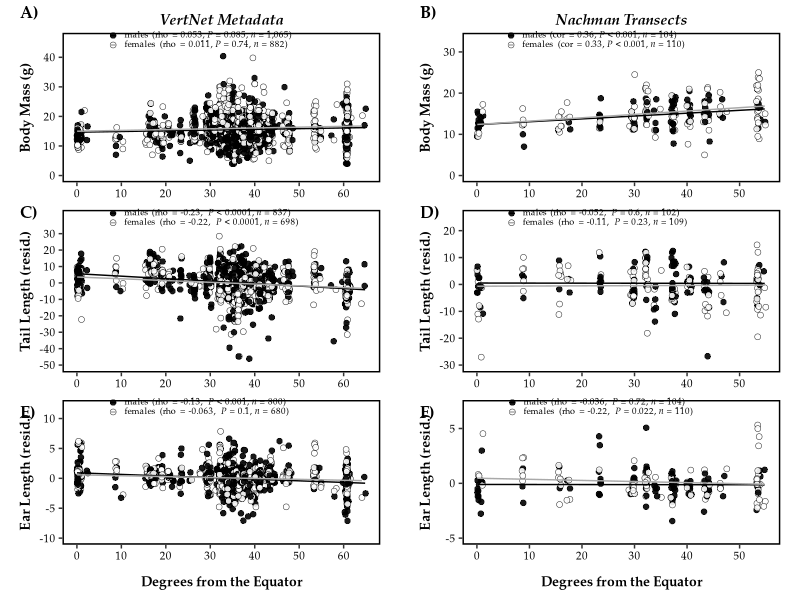

Write R code to recreate this figure. (Note: this script raises an error after producing the figure.)
#!/usr/bin/env Rscript --vanilla

##############################################################
# Author: Mallory A. Ballinger
# Script first created: 23-Feb-2021
# Script last updated:  09-Apr-2021


# This script plots body mass and extremity length from wild-caught house mice
# collected across North and South America. Data are from VertNet.org and from
# the Nachman lab project dowloaded from Arctos.org.
# This script generates Figure 1 and Fig. S1 in Ballinger_et_al_2021_AmNat.


##############################################################
# Required packages
##############################################################

rm(list = ls()) # clear R's environment
library(tidyverse)
library(here)
library(cowplot)
library(ggtext)
library(glue)
library(scales)

set.seed(19910118) # so that jitter plots stay in same jittered positions
##############################################################
# Import data
##############################################################

VertNetMetadata <- read_csv(here("data/processed/VertNetMetadata_Mus_2021-03-18.csv")) %>%
  select(-1) %>%
  mutate(Sex = as.factor(Sex)) %>%
  mutate(Sex = fct_relevel(Sex, "male", "female")) # puts males before females


NachmanTransectsMetadata <- read_csv(here("data/processed/EnvAdapProj_Nachman_Arctos_transects_2021-03-15.csv")) %>%
  select(-1) %>%
  mutate(Sex = as.factor(Sex)) %>%
  mutate(Sex = fct_relevel(Sex, "male", "female")) # puts males before females


# get sample size of each column
#colSums(!is.na(VertNetMetadata))
#colSums(!is.na(NachmanTransectsMetadata))





##############################################################
# Apply filtering and calculate residuals
##############################################################

# VertNet dataset

# Based on outlier tests (see 'code/model_VertNetMetadata.R'), any tail length
# less than 20 and greater than 120 are extreme outliers
VertNet_filtered <- VertNetMetadata %>%
  mutate(Tail_Length_mm = ifelse(Tail_Length_mm < 20, NA, Tail_Length_mm),
         Tail_Length_mm = ifelse(Tail_Length_mm > 120, NA, Tail_Length_mm))

# save TL x BW residuals
residsTLBW <- lm(Tail_Length_mm ~ Body_Weight_g, data = VertNet_filtered,
                 na.action = na.exclude)
VertNet_filtered$Resids_TLBW <- resid(residsTLBW)


# Based on outlier tests (see 'code/model_VertNetMetadata.R'), any ear length
# greater than 30 is extreme outliers
VertNet_filtered_2 <- VertNetMetadata %>%
  mutate(Ear_Length_mm = ifelse(Ear_Length_mm > 30, NA, Ear_Length_mm))

# save EL x BW residuals
residsELBW <- lm(Ear_Length_mm ~ Body_Weight_g, data = VertNet_filtered_2,
                 na.action = na.exclude)
VertNet_filtered_2$Resids_ELBW <- resid(residsELBW)



# NachmanArctos dataset

# Based on outlier tests (see 'code/model_NachmanTransects.R'), any tail length
# less than 25 is an extreme outlier
NachmanTransects_filtered <- NachmanTransectsMetadata %>%
  mutate(Tail_Length_mm = ifelse(Tail_Length_mm < 25, NA, Tail_Length_mm))

# save TL x BW residuals
residsTLBW <- lm(Tail_Length_mm ~ Body_Weight_g, data = NachmanTransects_filtered,
                 na.action = na.exclude)
NachmanTransects_filtered$Resids_TLBW <- resid(residsTLBW)


# save EL x BW residuals
residsELBW <- lm(Ear_Length_mm ~ Body_Weight_g, data = NachmanTransectsMetadata,
                 na.action = na.exclude)
NachmanTransectsMetadata$Resids_ELBW <- resid(residsELBW)





##############################################################
# Get values from correlation analyses
##############################################################
# Refer to (code/model_VertNetMetadata.R) and (code/model_NachmanTransects.R)
# for model comparisons and correlation analyses

# VertNet Metadata
## Bergmann's rule
Male_Bergmann_VertNet <- VertNetMetadata %>%
  filter(Sex == "male")
Male_Bergmann_VertNet_N <- comma(length(which(!is.na(Male_Bergmann_VertNet$Body_Weight_g))))

cor.Berg.Male.VertNet <- cor.test(x = Male_Bergmann_VertNet$Absolute_Latitude,
                                  y = Male_Bergmann_VertNet$Body_Weight_g,
                                  method = 'spearman', exact = FALSE,
                                  adjust="fdr", alpha=0.5)

cor.Berg.Male.VertNet_corr <- round(as.double(cor.Berg.Male.VertNet$estimate),3)
cor.Berg.Male.VertNet_pval <- round(as.double(cor.Berg.Male.VertNet$p.value),3)


Female_Bergmann_VertNet <- VertNetMetadata %>%
  filter(Sex == "female")
Female_Bergmann_VertNet_N <- comma(length(which(!is.na(Female_Bergmann_VertNet$Body_Weight_g))))

cor.Berg.Female.VertNet <- cor.test(x = Female_Bergmann_VertNet$Absolute_Latitude,
                                    y = Female_Bergmann_VertNet$Body_Weight_g,
                                    method = 'spearman', exact = FALSE,
                                    adjust="fdr", alpha=0.5)

cor.Berg.Female.VertNet_corr <- round(as.double(cor.Berg.Female.VertNet$estimate),3)
cor.Berg.Female.VertNet_pval <- round(as.double(cor.Berg.Female.VertNet$p.value),2)


Male_Bergmann_Adult_VertNet <- Male_Bergmann_VertNet %>%
  filter(Lifestage == "adult")
Male_Bergmann_Adult_VertNet_N <- comma(length(which(!is.na(Male_Bergmann_Adult_VertNet$Body_Weight_g))))

cor.Berg.Male.Adult.VertNet <- cor.test(x = Male_Bergmann_Adult_VertNet$Absolute_Latitude,
                                        y = Male_Bergmann_Adult_VertNet$Body_Weight_g,
                                        method = 'spearman', exact = FALSE,
                                        adjust="fdr", alpha=0.5)

cor.Berg.Male.Adult.VertNet_corr <- round(as.double(cor.Berg.Male.Adult.VertNet$estimate),2)
cor.Berg.Male.Adult.VertNet_pval <- round(as.double(cor.Berg.Male.Adult.VertNet$p.value),3)
# p-value = 1.07e-07


## Allen's rule - TAIL
Male_Tail_VertNet <- VertNet_filtered %>%
  filter(Sex == "male")
Male_Tail_VertNet_N <- comma(length(which(!is.na(Male_Tail_VertNet$Resids_TLBW))))

cor.Tail.Male.VertNet <- cor.test(x = Male_Tail_VertNet$Absolute_Latitude,
                                  y = Male_Tail_VertNet$Resids_TLBW,
                                  method = 'spearman', exact = FALSE,
                                  adjust="fdr", alpha=0.5)

cor.Tail.Male.VertNet_corr <- round(as.double(cor.Tail.Male.VertNet$estimate),2)
cor.Tail.Male.VertNet_pval <- round(as.double(cor.Tail.Male.VertNet$p.value),3)


Female_Tail_VertNet <- VertNet_filtered %>%
  filter(Sex == "female")
Female_Tail_VertNet_N <- comma(length(which(!is.na(Female_Tail_VertNet$Resids_TLBW))))

cor.Tail.Female.VertNet <- cor.test(x = Female_Tail_VertNet$Absolute_Latitude,
                                    y = Female_Tail_VertNet$Resids_TLBW,
                                    method = 'spearman', exact = FALSE,
                                    adjust="fdr", alpha=0.5)

cor.Tail.Female.VertNet_corr <- round(as.double(cor.Tail.Female.VertNet$estimate),2)
cor.Tail.Female.VertNet_pval <- round(as.double(cor.Tail.Female.VertNet$p.value),3)


Male_Tail_Adult_VertNet <- Male_Tail_VertNet %>%
  filter(Lifestage == "adult")
Male_Tail_Adult_VertNet_N <- comma(length(which(!is.na(Male_Tail_Adult_VertNet$Resids_TLBW))))

cor.Tail.Male.Adult.VertNet <- cor.test(x = Male_Tail_Adult_VertNet$Absolute_Latitude,
                                        y = Male_Tail_Adult_VertNet$Resids_TLBW,
                                        method = 'spearman', exact = FALSE,
                                        adjust="fdr", alpha=0.5)

cor.Tail.Male.Adult.VertNet_corr <- round(as.double(cor.Tail.Male.Adult.VertNet$estimate),2)
cor.Tail.Male.Adult.VertNet_pval <- round(as.double(cor.Tail.Male.Adult.VertNet$p.value),3)


## Allen's rule - EAR
Male_Ear_VertNet <- VertNet_filtered_2 %>%
  filter(Sex == "male")
Male_Ear_VertNet_N <- comma(length(which(!is.na(Male_Ear_VertNet$Resids_ELBW))))

cor.Ear.Male.VertNet <- cor.test(x = Male_Ear_VertNet$Absolute_Latitude,
                                 y = Male_Ear_VertNet$Resids_ELBW,
                                 method = 'spearman', exact = FALSE,
                                 adjust="fdr", alpha=0.5)

cor.Ear.Male.VertNet_corr <- round(as.double(cor.Ear.Male.VertNet$estimate),2)
cor.Ear.Male.VertNet_pval <- round(as.double(cor.Ear.Male.VertNet$p.value),3)


Female_Ear_VertNet <- VertNet_filtered_2 %>%
  filter(Sex == "female")
Female_Ear_VertNet_N <- comma(length(which(!is.na(Female_Ear_VertNet$Resids_ELBW))))

cor.Ear.Female.VertNet <- cor.test(x = Female_Ear_VertNet$Absolute_Latitude,
                                   y = Female_Ear_VertNet$Resids_ELBW,
                                   method = 'spearman', exact = FALSE,
                                   adjust="fdr", alpha=0.5)

cor.Ear.Female.VertNet_corr <- round(as.double(cor.Ear.Female.VertNet$estimate),3)
cor.Ear.Female.VertNet_pval <- round(as.double(cor.Ear.Female.VertNet$p.value),3)



Male_Ear_Adult_VertNet <- Male_Ear_VertNet %>%
  filter(Lifestage == "adult")
Male_Ear_Adult_VertNet_N <- comma(length(which(!is.na(Male_Ear_Adult_VertNet$Resids_ELBW))))

cor.Ear.Male.Adult.VertNet <- cor.test(x = Male_Ear_Adult_VertNet$Absolute_Latitude,
                                       y = Male_Ear_Adult_VertNet$Resids_ELBW,
                                       method = 'spearman', exact = FALSE,
                                       adjust="fdr", alpha=0.5)

cor.Ear.Male.Adult.VertNet_corr <- round(as.double(cor.Ear.Male.Adult.VertNet$estimate),2)
cor.Ear.Male.Adult.VertNet_pval <- round(as.double(cor.Ear.Male.Adult.VertNet$p.value),3)



# NachmanArctos Transects
## Bergmann's rule
Male_Bergmann_Arctos <- NachmanTransectsMetadata %>%
  filter(Sex == "male")
Male_Bergmann_Arctos_N <- comma(length(which(!is.na(Male_Bergmann_Arctos$Body_Weight_g))))

cor.Berg.Male.Arctos <- cor.test(x = Male_Bergmann_Arctos$Absolute_Latitude,
                                 y = Male_Bergmann_Arctos$Body_Weight_g,
                                 method = 'pearson', exact = FALSE,
                                 adjust="fdr", alpha=0.5)

cor.Berg.Male.Arctos_corr <- round(as.double(cor.Berg.Male.Arctos$estimate),2)
cor.Berg.Male.Arctos_pval <- round(as.double(cor.Berg.Male.Arctos$p.value),2)


Female_Bergmann_Arctos <- NachmanTransectsMetadata %>%
  filter(Sex == "female")
Female_Bergmann_Arctos_N <- comma(length(which(!is.na(Female_Bergmann_Arctos$Body_Weight_g))))

cor.Berg.Female.Arctos <- cor.test(x = Female_Bergmann_Arctos$Absolute_Latitude,
                                   y = Female_Bergmann_Arctos$Body_Weight_g,
                                   method = 'pearson', exact = FALSE,
                                   adjust="fdr", alpha=0.5)

cor.Berg.Female.Arctos_corr <- round(as.double(cor.Berg.Female.Arctos$estimate),2)
cor.Berg.Female.Arctos_pval <- round(as.double(cor.Berg.Female.Arctos$p.value),2)


## Allen's rule - TAIL
Male_Tail_Arctos <- NachmanTransects_filtered %>%
  filter(Sex == "male")
Male_Tail_Arctos_N <- comma(length(which(!is.na(Male_Tail_Arctos$Resids_TLBW))))

cor.Tail.Male.Arctos <- cor.test(x = Male_Tail_Arctos$Absolute_Latitude,
                                 y = Male_Tail_Arctos$Resids_TLBW,
                                 method = 'spearman', exact = FALSE,
                                 adjust="fdr", alpha=0.5)

cor.Tail.Male.Arctos_corr <- round(as.double(cor.Tail.Male.Arctos$estimate),3)
cor.Tail.Male.Arctos_pval <- round(as.double(cor.Tail.Male.Arctos$p.value),2)


Female_Tail_Arctos <- NachmanTransects_filtered %>%
  filter(Sex == "female")
Female_Tail_Arctos_N <- comma(length(which(!is.na(Female_Tail_Arctos$Resids_TLBW))))

cor.Tail.Female.Arctos <- cor.test(x = Female_Tail_Arctos$Absolute_Latitude,
                                   y = Female_Tail_Arctos$Resids_TLBW,
                                   method = 'spearman', exact = FALSE,
                                   adjust="fdr", alpha=0.5)

cor.Tail.Female.Arctos_corr <- round(as.double(cor.Tail.Female.Arctos$estimate),2)
cor.Tail.Female.Arctos_pval <- round(as.double(cor.Tail.Female.Arctos$p.value),2)


## Allen's rule - EAR
Male_Ear_Arctos <- NachmanTransectsMetadata %>%
  filter(Sex == "male")
Male_Ear_Arctos_N <- comma(length(which(!is.na(Male_Ear_Arctos$Resids_ELBW))))

cor.Ear.Male.Arctos <- cor.test(x = Male_Ear_Arctos$Absolute_Latitude,
                                y = Male_Ear_Arctos$Resids_ELBW,
                                method = 'spearman', exact = FALSE,
                                adjust="fdr", alpha=0.5)

cor.Ear.Male.Arctos_corr <- round(as.double(cor.Ear.Male.Arctos$estimate),3)
cor.Ear.Male.Arctos_pval <- round(as.double(cor.Ear.Male.Arctos$p.value),2)


Female_Ear_Arctos <- NachmanTransectsMetadata %>%
  filter(Sex == "female")
Female_Ear_Arctos_N <- comma(length(which(!is.na(Female_Ear_Arctos$Resids_ELBW))))

cor.Ear.Female.Arctos <- cor.test(x = Female_Ear_Arctos$Absolute_Latitude,
                                  y = Female_Ear_Arctos$Resids_ELBW,
                                  method = 'spearman', exact = FALSE,
                                  adjust="fdr", alpha=0.5)

cor.Ear.Female.Arctos_corr <- round(as.double(cor.Ear.Female.Arctos$estimate),2)
cor.Ear.Female.Arctos_pval <- round(as.double(cor.Ear.Female.Arctos$p.value),3)





##############################################################
# Save results for each sex
##############################################################

Berg_VertNet_M <- glue("males (rho = {cor.Berg.Male.VertNet_corr},  \\
                      *P* = {cor.Berg.Male.VertNet_pval}, \\
                      *n* = {Male_Bergmann_VertNet_N})")
Berg_VertNet_F <- glue("females (rho = {cor.Berg.Female.VertNet_corr}, \\
                      *P* = {cor.Berg.Female.VertNet_pval}, \\
                      *n* = {Female_Bergmann_VertNet_N})")
Berg_VertNet_Adult_M <- glue("rho = {cor.Berg.Male.Adult.VertNet_corr}, \\
                             *P* < 0.0001, \\
                             *n* = {Male_Bergmann_Adult_VertNet_N}")

Tail_VertNet_M <- glue ("males (rho = {cor.Tail.Male.VertNet_corr}, \\
                       *P* < 0.0001, \\
                       *n* = {Male_Tail_VertNet_N})")
Tail_VertNet_F <- glue("females (rho = {cor.Tail.Female.VertNet_corr}, \\
                       *P* < 0.0001, \\
                       *n* = {Female_Tail_VertNet_N})")
Tail_VertNet_Adult_M <- glue("rho = {cor.Tail.Male.Adult.VertNet_corr}, \\
                             *P* = {cor.Tail.Male.Adult.VertNet_pval}, \\
                             *n* = {Male_Tail_Adult_VertNet_N}")

Ear_VertNet_M <- glue("males (rho = {cor.Ear.Male.VertNet_corr}, \\
                      *P* < 0.001, \\
                      *n* = {Male_Ear_VertNet_N})")
Ear_VertNet_F <- glue("females (rho = {cor.Ear.Female.VertNet_corr}, \\
                      *P* = {cor.Ear.Female.VertNet_pval}, \\
                      *n* = {Female_Ear_VertNet_N})")
Ear_VertNet_Adult_M <- glue("rho = {cor.Ear.Male.Adult.VertNet_corr}, \\
                            *P* = {cor.Ear.Male.Adult.VertNet_pval}, \\
                            *n* = {Male_Ear_Adult_VertNet_N}")


Berg_Arctos_M <- glue("males (cor = {cor.Berg.Male.Arctos_corr}, \\
                      *P* < 0.001, \\
                      *n* = {Male_Bergmann_Arctos_N})")
Berg_Arctos_F <- glue("females (cor = {cor.Berg.Female.Arctos_corr}, \\
                      *P* < 0.001, \\
                      *n* = {Female_Bergmann_Arctos_N})")

Tail_Arctos_M <- glue("males (rho = {cor.Tail.Male.Arctos_corr}, \\
                      *P* = {cor.Tail.Male.Arctos_pval}, \\
                      *n* = {Male_Tail_Arctos_N})")
Tail_Arctos_F <- glue("females (rho = {cor.Tail.Female.Arctos_corr}, \\
                      *P* = {cor.Tail.Female.Arctos_pval}, \\
                      *n* = {Female_Tail_Arctos_N})")

Ear_Arctos_M <- glue("males (rho = {cor.Ear.Male.Arctos_corr}, \\
                     *P* = {cor.Ear.Male.Arctos_pval}, \\
                     *n* = {Male_Ear_Arctos_N})")
Ear_Arctos_F <- glue("females (rho = {cor.Ear.Female.Arctos_corr}, \\
                     *P* = {cor.Ear.Female.Arctos_pval}, \\
                     *n* = {Female_Ear_Arctos_N})")




##############################################################
# Combine all 6 plots for publication
##############################################################

Berg_VertNet <-
  ggplot(data = VertNetMetadata, aes(x = Absolute_Latitude, y = Body_Weight_g)) +
  geom_jitter(aes(fill = Sex), size = 1.85, stroke = 0.25, height = 0, width = 0.2, shape = 21, alpha = 0.9, color = "black") +
  geom_smooth(aes(linetype = Sex, color = Sex), method = "lm", se = FALSE, size = 0.5) +
  scale_color_manual(labels=c(Berg_VertNet_M, Berg_VertNet_F),
                     values=c("black", "darkgray")) +
  scale_fill_manual(labels=c(Berg_VertNet_M, Berg_VertNet_F),
                    values=c("black", "white")) +
  scale_linetype_manual(labels=c(Berg_VertNet_M, Berg_VertNet_F),
                        values = c("solid", "solid")) +
  scale_x_continuous(breaks = seq(from=0, to=65, by=10),
                     labels = seq(from=0, to=65, by=10),
                     limits = c(0,65)) +
  scale_y_continuous(breaks = seq(from=0, to=40, by=10),
                     labels = seq(from=0, to=40, by=10),
                     limits = c(0,46)) +
  theme_bw() + 
  theme(panel.border = element_rect(color = "black", fill = NA, size = 1),
        panel.grid.major = element_blank(), panel.grid.minor = element_blank(),
        axis.title.x = element_text(margin = margin(t = 0), size = 10, face = "bold", family = "Palatino"),
        axis.title.y = element_text(margin = margin(r = 0), size = 10, face = "bold", family = "Palatino"),
        axis.text.x = element_text(size = 8, color = "black", family = "Palatino"),
        axis.text.y = element_text(size = 8, color = "black", family = "Palatino"),
        legend.title = element_blank(),
        legend.position = c(0.435, 0.95),
        legend.background = element_blank(),
        legend.box.background = element_blank(),
        legend.key.size = unit(0.25, "lines"),
        legend.text = element_markdown(size=6.5, family = "Palatino"),
        legend.key = element_rect(fill = "transparent"),
        plot.margin = unit(c(0.25, 0.5, 0, 0.5), "cm"), #top, right, bottom, left
        plot.title = element_text(size = 11, face = "bold.italic", hjust = 0.5, vjust = 0.1, family = "Palatino")) +
  labs(x = NULL,
       y = "Body Mass (g)",
       title = "VertNet Metadata")


Berg_Arctos <-
  ggplot(data = NachmanTransectsMetadata, aes(x = Absolute_Latitude, y = Body_Weight_g)) +
  geom_jitter(aes(fill = Sex), size = 1.85, stroke = 0.25, height = 0, width = 0.2, shape = 21, alpha = 0.9, color = "black") +
  geom_smooth(aes(linetype = Sex, color = Sex), method = "lm", se = FALSE, size = 0.5) +
  scale_color_manual(labels=c(Berg_Arctos_M, Berg_Arctos_F),
                     values=c("black", "darkgray")) +
  scale_fill_manual(labels=c(Berg_Arctos_M, Berg_Arctos_F),
                    values=c("black", "white")) +
  scale_linetype_manual(labels=c(Berg_Arctos_M, Berg_Arctos_F),
                        values = c("solid", "solid")) +
  scale_x_continuous(breaks = seq(from=0, to=55, by=10),
                     labels = seq(from=0, to=55, by=10),
                     limits = c(0,55)) +
  scale_y_continuous(breaks = seq(from=0, to=30, by=10),
                     labels = seq(from=0, to=30, by=10),
                     limits = c(0,33)) +
  theme_bw() + 
  theme(panel.border = element_rect(color = "black", fill = NA, size = 1),
        panel.grid.major = element_blank(), panel.grid.minor = element_blank(),
        axis.title.x = element_text(margin = margin(t = 0), size = 10, face = "bold", family = "Palatino"),
        axis.title.y = element_text(margin = margin(r = 0), size = 10, face = "bold", family = "Palatino"),
        axis.text.x = element_text(size = 8, color = "black", family = "Palatino"),
        axis.text.y = element_text(size = 8, color = "black", family = "Palatino"),
        legend.title = element_blank(),
        legend.position = c(0.42, 0.95),
        legend.background = element_blank(),
        legend.box.background = element_blank(),
        legend.key.size = unit(0.25, "lines"),
        legend.text = element_markdown(size=6.5, family = "Palatino"),
        legend.key = element_rect(fill = "transparent"),
        plot.margin = unit(c(0.25, 0.5, 0, 0.5), "cm"),
        plot.title = element_text(size = 11, face = "bold.italic", hjust = 0.5, vjust = 0.1, family = "Palatino")) +
  labs(x = NULL,
       y = "Body Mass (g)",
       title = "Nachman Transects")

#Berg <- cowplot::plot_grid(Berg_VertNet, Berg_Arctos, labels = c('A','B'), ncol = 2, nrow = 1, label_fontfamily = "Palatino", label_size = 12, label_x = 0.05, hjust = 0)


Tail_VertNet <-
  ggplot(data = VertNet_filtered, aes(x = Absolute_Latitude, y = Resids_TLBW)) +
  geom_jitter(aes(fill = Sex), size = 1.85, stroke = 0.25, height = 0, width = 0.2, shape = 21, alpha = 0.9, color = "black") +
  geom_smooth(aes(linetype = Sex, color = Sex), method = "lm", se = FALSE, size = 0.5) +
  scale_color_manual(labels=c(Tail_VertNet_M, Tail_VertNet_F),
                     values=c("black", "darkgray")) +
  scale_fill_manual(labels=c(Tail_VertNet_M, Tail_VertNet_F),
                    values=c("black", "white")) +
  scale_linetype_manual(labels=c(Tail_VertNet_M, Tail_VertNet_F),
                        values = c("solid", "solid")) +
  scale_x_continuous(breaks = seq(from=0, to=65, by=10),
                     labels = seq(from=0, to=65, by=10),
                     limits = c(0,65)) +
  scale_y_continuous(breaks = seq(from=-50, to=30, by=10),
                     labels = seq(from=-50, to=30, by=10),
                     limits = c(-50,40)) +
  theme_bw() +
  theme(panel.border = element_rect(color = "black", fill = NA, size = 1),
        panel.grid.major = element_blank(),
        panel.grid.minor = element_blank(),
        axis.title.x = element_text(margin = margin(t = 0), size = 10, face = "bold", family = "Palatino"),
        axis.title.y = element_text(margin = margin(r = 3), size = 10, face = "bold", family = "Palatino"),
        axis.text.x = element_text(size = 8, color = "black", family = "Palatino"),
        axis.text.y = element_text(size = 8, color = "black", family = "Palatino"),
        legend.title = element_blank(),
        legend.position = c(0.445, 0.95),
        legend.background = element_blank(),
        legend.box.background = element_blank(),
        legend.key.size = unit(0.25, "lines"),
        legend.text = element_markdown(size=6.5, family = "Palatino"),
        legend.key = element_rect(fill = "transparent"),
        plot.margin = unit(c(0.25, 0.5, 0.25, 0.5), "cm")) +
  labs(x = NULL,
       y = "Tail Length (resid.)")


Tail_Arctos <-
  ggplot(data = NachmanTransects_filtered, aes(x = Absolute_Latitude, y = Resids_TLBW)) +
  geom_jitter(aes(fill = Sex), size = 1.85, stroke = 0.25, height = 0, width = 0.2, shape = 21, alpha = 0.9, color = "black") +
  geom_smooth(aes(linetype = Sex, color = Sex), method = "lm", se = FALSE, size = 0.5) +
  scale_color_manual(labels=c(Tail_Arctos_M, Tail_Arctos_F),
                     values=c("black", "darkgray")) +
  scale_fill_manual(labels=c(Tail_Arctos_M, Tail_Arctos_F),
                    values=c("black", "white")) +
  scale_linetype_manual(labels=c(Tail_Arctos_M, Tail_Arctos_F),
                        values = c("solid", "solid")) +
  scale_x_continuous(breaks = seq(from=0, to=55, by=10),
                     labels = seq(from=0, to=55, by=10),
                     limits = c(0,55)) +
  scale_y_continuous(breaks = seq(from=-30, to=20, by=10),
                     labels = seq(from=-30, to=20, by=10),
                     limits = c(-30,25)) +
  theme_bw() +
  theme(panel.border = element_rect(color = "black", fill = NA, size = 1),
        panel.grid.major = element_blank(),
        panel.grid.minor = element_blank(),
        axis.title.x = element_text(margin = margin(t = 0), size = 10, face = "bold", family = "Palatino"),
        axis.title.y = element_text(margin = margin(r = 3), size = 10, face = "bold", family = "Palatino"),
        axis.text.x = element_text(size = 8, color = "black", family = "Palatino"),
        axis.text.y = element_text(size = 8, color = "black", family = "Palatino"),
        legend.title = element_blank(),
        legend.position = c(0.425, 0.95),
        legend.background = element_blank(),
        legend.box.background = element_blank(),
        legend.key.size = unit(0.25, "lines"),
        legend.text = element_markdown(size=6.5, family = "Palatino"),
        legend.key = element_rect(fill = "transparent"),
        plot.margin = unit(c(0.25, 0.5, 0.25, 0.5), "cm")) +
  labs(x = NULL,
       y = "Tail Length (resid.)")

#Tail <- cowplot::plot_grid(Tail_VertNet, Tail_Arctos, labels = c('C','D'), ncol = 2, nrow = 1, label_fontfamily = "Palatino", label_size = 12, label_x = 0.05, hjust = 0)


Ear_VertNet <-
  ggplot(data = VertNet_filtered_2, aes(x = Absolute_Latitude, y = Resids_ELBW)) +
  geom_jitter(aes(fill = Sex), size = 1.85, stroke = 0.25, height = 0, width = 0.2, shape = 21, alpha = 0.9, color = "black") +
  geom_smooth(aes(linetype = Sex, color = Sex), method = "lm", se = FALSE, size = 0.5) +
  scale_color_manual(labels=c(Ear_VertNet_M, Ear_VertNet_F),
                     values=c("black", "darkgray")) +
  scale_fill_manual(labels=c(Ear_VertNet_M, Ear_VertNet_F),
                    values=c("black", "white")) +
  scale_linetype_manual(labels=c(Ear_VertNet_M, Ear_VertNet_F),
                        values = c("solid", "solid")) +
  scale_x_continuous(breaks = seq(from=0, to=65, by=10),
                     labels = seq(from=0, to=65, by=10),
                     limits = c(0,65)) +
  scale_y_continuous(breaks = seq(from=-10, to=10, by=5),
                     labels = seq(from=-10, to=10, by=5),
                     limits = c(-10,12)) +
  theme_bw() +
  theme(panel.border = element_rect(color = "black", fill = NA, size = 1),
        panel.grid.major = element_blank(), panel.grid.minor = element_blank(),
        axis.title.x = element_text(margin = margin(t = 10), size = 10, face = "bold", family = "Palatino"),
        axis.title.y = element_text(margin = margin(r = 0), size = 10, face = "bold", family = "Palatino"),
        axis.text.x = element_text(size = 8, color = "black", family = "Palatino"),
        axis.text.y = element_text(size = 8, color = "black", family = "Palatino"),
        legend.title = element_blank(),
        legend.position = c(0.43, 0.95),
        legend.background = element_blank(),
        legend.box.background = element_blank(),
        legend.key.size = unit(0.25, "lines"),
        legend.text = element_markdown(size=6.5, family = "Palatino"),
        legend.key = element_rect(fill = "transparent"),
        plot.margin = unit(c(0, 0.5, 0.25, 0.5), "cm")) +
  labs(x = "Degrees from the Equator",
       y = "Ear Length (resid.)")


Ear_Arctos <-
  ggplot(data = NachmanTransectsMetadata, aes(x = Absolute_Latitude, y = Resids_ELBW)) +
  geom_jitter(aes(fill = Sex), size = 1.85, stroke = 0.25, height = 0, width = 0.2, shape = 21, alpha = 0.9, color = "black") +
  geom_smooth(aes(linetype = Sex, color = Sex), method = "lm", se = FALSE, size = 0.5) +
  scale_color_manual(labels=c(Ear_Arctos_M, Ear_Arctos_F),
                     values=c("black", "darkgray")) +
  scale_fill_manual(labels=c(Ear_Arctos_M, Ear_Arctos_F),
                    values=c("black", "white")) +
  scale_linetype_manual(labels=c(Ear_Arctos_M, Ear_Arctos_F),
                        values = c("solid", "solid")) +
  scale_x_continuous(breaks = seq(from=0, to=55, by=10),
                     labels = seq(from=0, to=55, by=10),
                     limits = c(0,55)) +
  scale_y_continuous(breaks = seq(from=-5, to=7, by=5),
                     labels = seq(from=-5, to=7, by=5),
                     limits = c(-5,7)) +
  theme_bw() +
  theme(panel.border = element_rect(color = "black", fill = NA, size = 1),
        panel.grid.major = element_blank(), panel.grid.minor = element_blank(),
        axis.title.x = element_text(margin = margin(t = 10), size = 10, face = "bold", family = "Palatino"),
        axis.title.y = element_text(margin = margin(r = 0), size = 10, face = "bold", family = "Palatino"),
        axis.text.x = element_text(size = 8, color = "black", family = "Palatino"),
        axis.text.y = element_text(size = 8, color = "black", family = "Palatino"),
        legend.title = element_blank(),
        legend.position = c(0.435, 0.95),
        legend.background = element_blank(),
        legend.box.background = element_blank(),
        legend.key.size = unit(0.25, "lines"),
        legend.text = element_markdown(size=6.5, family = "Palatino"),
        legend.key = element_rect(fill = "transparent"),
        plot.margin = unit(c(0, 0.5, 0.25, 0.5), "cm")) +
  labs(x = "Degrees from the Equator",
       y = "Ear Length (resid.)")



VertNet <- cowplot::plot_grid(Berg_VertNet, Tail_VertNet, Ear_VertNet, ncol = 1, nrow = 3, align = 'v', labels = c('A)','C)','E)'), label_fontfamily = "Palatino", label_size = 12, label_x = 0.05, hjust = 0)

Arctos <- cowplot::plot_grid(Berg_Arctos, Tail_Arctos, Ear_Arctos, ncol = 1, nrow = 3, align = 'v', labels = c('B)','D)','F)'), label_fontfamily = "Palatino", label_size = 12, label_x = 0.05, hjust = 0)

cowplot::plot_grid(VertNet, Arctos, ncol = 2, nrow = 1)


ggsave("results/figures/VertNet_Arctos.tiff", height = 7, width = 6, compression = "lzw")
ggsave("results/figures/VertNet_Arctos.pdf", height = 7, width = 6)





##############################################################
# Adult males only from VertNet
##############################################################

Berg_Adult_Male_VertNet <-
  ggplot(data = Male_Bergmann_Adult_VertNet, aes(x = Absolute_Latitude, y = Body_Weight_g, color = "black", fill = "black")) +
  geom_jitter(size = 2.3, stroke = 0.25, height = 0, width = 0.2, shape = 21, alpha = 0.75, show.legend = FALSE) +
  geom_smooth(method = "lm", se = TRUE, size = 0.5, show.legend = FALSE) +
  scale_color_manual(labels=c(Tail_VertNet_Adult_M),
                     values=c("white")) +
  scale_fill_manual(labels=c(Tail_VertNet_Adult_M),
                    values=c("black")) +
  scale_x_continuous(breaks = seq(from=0, to=65, by=10),
                     labels = seq(from=0, to=65, by=10),
                     limits = c(0,65)) +
  scale_y_continuous(breaks = seq(from=0, to=35, by=10),
                     labels = seq(from=0, to=35, by=10),
                     limits = c(0,35)) +
  theme_bw() +
  theme(panel.border = element_rect(color = "black", fill = NA, size = 1),
        panel.grid.major = element_blank(), panel.grid.minor = element_blank(),
        axis.title.x = element_text(margin = margin(t = 10), size = 10, face = "bold", family = "Palatino"),
        axis.title.y = element_text(margin = margin(r = 0), size = 10, face = "bold", family = "Palatino"),
        axis.text.x = element_text(size = 8, color = "black", family = "Palatino"),
        axis.text.y = element_text(size = 8, color = "black", family = "Palatino"),
        legend.position = 'none',
        plot.tag = element_markdown(family = "Palatino", size = 7, face = "bold"),
        plot.tag.position = c(0.435,0.95),
        plot.margin = unit(c(0.25, 0.5, 0, 0.5), "cm")) +
  labs(x = NULL,
       y = "Body Mass (g)",
       tag = Berg_VertNet_Adult_M)


Tail_Adult_Male_VertNet <-
  ggplot(data = Male_Tail_Adult_VertNet, aes(x = Absolute_Latitude, y = Resids_TLBW, color = "black", fill = "black")) +
  geom_jitter(size = 2.3, stroke = 0.25, height = 0, width = 0.2, shape = 21, alpha = 0.75, show.legend = FALSE) +
  geom_smooth(method = "lm", se = TRUE, size = 0.5, show.legend = FALSE) +
  scale_color_manual(labels=c(Tail_VertNet_Adult_M),
                     values=c("white")) +
  scale_fill_manual(labels=c(Tail_VertNet_Adult_M),
                    values=c("black")) +
  scale_x_continuous(breaks = seq(from=0, to=65, by=10),
                     labels = seq(from=0, to=65, by=10),
                     limits = c(0,65)) +
  scale_y_continuous(breaks = seq(from=-50, to=30, by=10),
                     labels = seq(from=-50, to=30, by=10),
                     limits = c(-50,40)) +
  theme_bw() +
  theme(panel.border = element_rect(color = "black", fill = NA, size = 1),
        panel.grid.major = element_blank(), panel.grid.minor = element_blank(),
        axis.title.x = element_text(margin = margin(t = 10), size = 10, face = "bold", family = "Palatino"),
        axis.title.y = element_text(margin = margin(r = 5), size = 10, face = "bold", family = "Palatino"),
        axis.text.x = element_text(size = 8, color = "black", family = "Palatino"),
        axis.text.y = element_text(size = 8, color = "black", family = "Palatino"),
        legend.position = 'none',
        plot.tag = element_markdown(family = "Palatino", size = 7, face = "bold"),
        plot.tag.position = c(0.435,0.95),
        plot.margin = unit(c(0.25, 0.5, 0.25, 0.5), "cm")) +
  labs(x = NULL,
       y = "Tail Length (resid.)",
       tag = Tail_VertNet_Adult_M)


Ear_Adult_Male_VertNet <-
  ggplot(data = Male_Ear_Adult_VertNet, aes(x = Absolute_Latitude, y = Resids_ELBW, color = "black", fill = "black")) +
  geom_jitter(size = 2.3, stroke = 0.25, height = 0, width = 0.2, shape = 21, alpha = 0.75, show.legend = FALSE) +
  geom_smooth(method = "lm", se = TRUE, size = 0.5, show.legend = FALSE) +
  scale_color_manual(labels=c(Ear_VertNet_Adult_M),
                     values=c("white")) +
  scale_fill_manual(labels=c(Ear_VertNet_Adult_M),
                    values=c("black")) +
  scale_x_continuous(breaks = seq(from=0, to=65, by=10),
                     labels = seq(from=0, to=65, by=10),
                     limits = c(0,65)) +
  scale_y_continuous(breaks = seq(from=-10, to=10, by=5),
                     labels = seq(from=-10, to=10, by=5),
                     limits = c(-7,8)) +
  theme_bw() +
  theme(panel.border = element_rect(color = "black", fill = NA, size = 1),
        panel.grid.major = element_blank(), panel.grid.minor = element_blank(),
        axis.title.x = element_text(margin = margin(t = 10), size = 10, face = "bold", family = "Palatino"),
        axis.title.y = element_text(margin = margin(r = 0), size = 10, face = "bold", family = "Palatino"),
        axis.text.x = element_text(size = 8, color = "black", family = "Palatino"),
        axis.text.y = element_text(size = 8, color = "black", family = "Palatino"),
        legend.position = 'none',
        plot.tag = element_markdown(family = "Palatino", size = 7, face = "bold"),
        plot.tag.position = c(0.435,0.95),
        plot.margin = unit(c(0, 0.5, 0.25, 0.5), "cm")) +
  labs(x = "Degrees from the Equator",
       y = "Ear Length (resid.)",
       tag = Ear_VertNet_Adult_M)



cowplot::plot_grid(Berg_Adult_Male_VertNet, Tail_Adult_Male_VertNet, Ear_Adult_Male_VertNet, ncol = 1, nrow = 3, align = 'v', labels = c('A)','B)','C)'), label_fontfamily = "Palatino", label_size = 12, label_x = 0, hjust = 0)


ggsave("results/figures/VertNet_Male_Adult.tiff", height = 6.5, width = 3, compression = "lzw")
ggsave("results/figures/VertNet_Male_Adult.pdf", height = 6.5, width = 3)